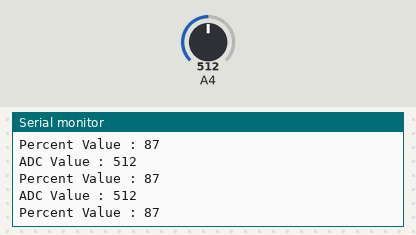
Bench run of a sketch on a simulated Arduino Uno, built with avr-gcc and run on an emulated ATmega328P. Parts: the last lines printed to the serial monitor. The inputs (shaded band) are chosen by the test bench; at power-on: A4 = 512.

Above: at 1.3 s.
1.4 s: A4 set to 716
At 1.81 s:
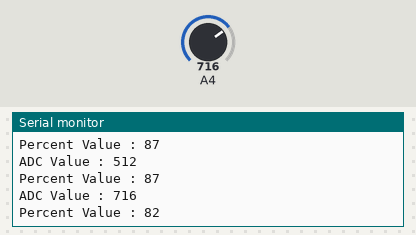
2.9 s: A4 set to 900
At 3.31 s:
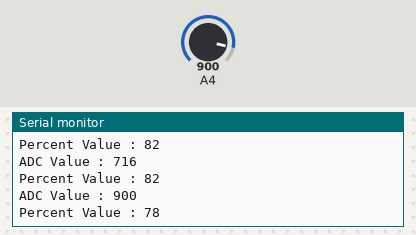
Timing chart, 0 to 5.9 s (numbered marks = the images above; inputs shaded):
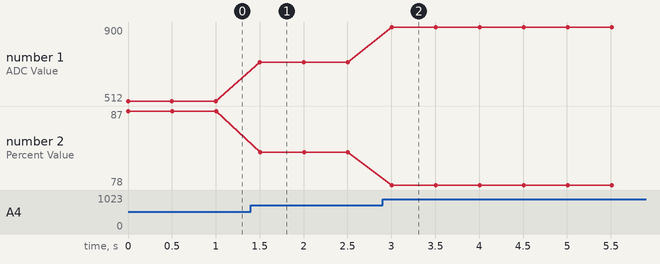

Measured:
- after the input at 1.4 s, the serial monitor: prints a new line after 0.10 s (image 1)
- after the input at 2.9 s, the serial monitor: prints a new line after 0.10 s (image 2)
- plotted number 1: 512 → 716 after the input at 1.4 s, 716 → 900 after the input at 2.9 s
- plotted number 2: 87 → 82 after the input at 1.4 s, 82 → 78 after the input at 2.9 s

The sketch:

TestSoil.ino
```cpp
void setup() {
  pinMode(4,INPUT);
  Serial.begin(115200);

}

void loop() {
  int value = analogRead(4);
  Serial.print("ADC Value : ");
  Serial.println(value);
  value = map(value,4095,0,0,100);
  Serial.print("Percent Value : ");
  Serial.println(value);
  delay(500);


}
```
